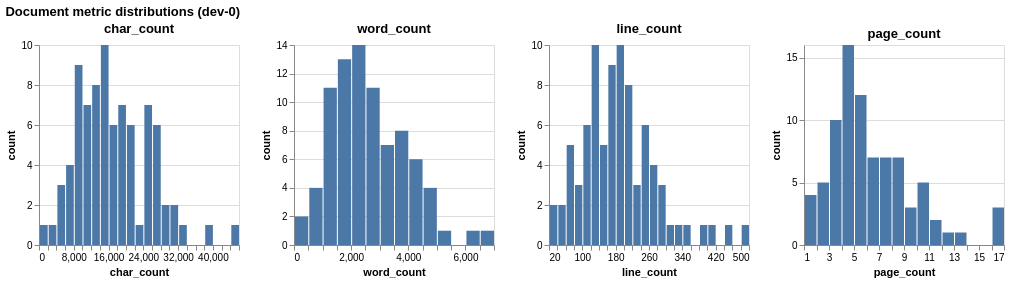

Write notebook code for a chart like this one.
### Code cell
check_distributions(val, "dev-0")

### Figure 1 — Vega-Lite specification as saved in the notebook (floating-point values rounded to 4 significant figures)
{"config": {"view": {"continuousWidth": 300, "continuousHeight": 300}}, "hconcat": [{"data": {"name": "data-5a68ecd874ec2780b000eeec45339c09"}, "mark": {"type": "bar"}, "encoding": {"x": {"bin": {"maxbins": 30}, "field": "char_count", "title": "char_count", "type": "quantitative"}, "y": {"aggregate": "count", "title": "count", "type": "quantitative"}}, "height": 200, "title": "char_count", "width": 200}, {"data": {"name": "data-b9a20eca0d5668736bfbca0dbdebc4e1"}, "mark": {"type": "bar"}, "encoding": {"x": {"bin": {"maxbins": 30}, "field": "word_count", "title": "word_count", "type": "quantitative"}, "y": {"aggregate": "count", "title": "count", "type": "quantitative"}}, "height": 200, "title": "word_count", "width": 200}, {"data": {"name": "data-83a3732173087f1f1aef74d8e72c4aa6"}, "mark": {"type": "bar"}, "encoding": {"x": {"bin": {"maxbins": 30}, "field": "line_count", "title": "line_count", "type": "quantitative"}, "y": {"aggregate": "count", "title": "count", "type": "quantitative"}}, "height": 200, "title": "line_count", "width": 200}, {"data": {"name": "data-a98adcd0b1dfc3fafe90430c87f682b9"}, "mark": {"type": "bar"}, "encoding": {"x": {"bin": {"maxbins": 30}, "field": "page_count", "title": "page_count", "type": "quantitative"}, "y": {"aggregate": "count", "title": "count", "type": "quantitative"}}, "height": 200, "title": "page_count", "width": 200}], "title": "Document metric distributions (dev-0)", "$schema": "https://vega.github.io/schema/vega-lite/v6.1.0.json", "datasets": {"data-5a68ecd874ec2780b000eeec45339c09": [{"char_count": 20679}, {"char_count": 24114}, {"char_count": 25507}, {"char_count": 18117}, {"char_count": 27277}, {"char_count": 6299}, {"char_count": 20465}, {"char_count": 25411}, {"char_count": 13663}, {"char_count": 5659}, {"char_count": 25028}, {"char_count": 12232}, {"char_count": 19158}, {"char_count": 10674}, {"char_count": 12395}, {"char_count": 20858}, {"char_count": 25909}, {"char_count": 11662}, {"char_count": 12282}, {"char_count": 10186}, {"char_count": 9386}, {"char_count": 14464}, {"char_count": 30256}, {"char_count": 14736}, {"char_count": 9808}, {"char_count": 14105}, {"char_count": 11427}, {"char_count": 17628}, {"char_count": 26358}, {"char_count": 14121}, {"char_count": 9827}, {"char_count": 18316}, {"char_count": 18627}, {"char_count": 13905}, {"char_count": 14309}, {"char_count": 9184}, {"char_count": 13886}, {"char_count": 16076}, {"char_count": 6693}, {"char_count": 12144}, {"char_count": 8961}, {"char_count": 17261}, {"char_count": 21250}, {"char_count": 15319}, {"char_count": 6758}, {"char_count": 26077}, {"char_count": 8162}, {"char_count": 26448}, {"char_count": 18502}, {"char_count": 15550}, {"char_count": 31127}, {"char_count": 5126}, {"char_count": 16916}, {"char_count": 12848}, {"char_count": 20240}, {"char_count": 14581}, {"char_count": 24229}, {"char_count": 1799}, {"char_count": 19982}, {"char_count": 16537}, {"char_count": 5077}, {"char_count": 20891}, {"char_count": 8478}, {"char_count": 11730}, {"char_count": 29533}, {"char_count": 14238}, {"char_count": 32095}, {"char_count": 17018}, {"char_count": 11634}, {"char_count": 26196}, {"char_count": 26877}, {"char_count": 9566}, {"char_count": 44097}, {"char_count": 15862}, {"char_count": 2814}, {"char_count": 9780}, {"char_count": 22790}, {"char_count": 11529}, {"char_count": 28625}, {"char_count": 7584}, {"char_count": 39462}, {"char_count": 18204}, {"char_count": 24931}], "data-b9a20eca0d5668736bfbca0dbdebc4e1": [{"word_count": 3104}, {"word_count": 3693}, {"word_count": 3942}, {"word_count": 2839}, {"word_count": 4269}, {"word_count": 977}, {"word_count": 3190}, {"word_count": 3883}, {"word_count": 2139}, {"word_count": 868}, {"word_count": 3752}, {"word_count": 1813}, {"word_count": 2985}, {"word_count": 1684}, {"word_count": 1880}, {"word_count": 3264}, {"word_count": 3937}, {"word_count": 1716}, {"word_count": 1925}, {"word_count": 1552}, {"word_count": 1415}, {"word_count": 2196}, {"word_count": 4669}, {"word_count": 2251}, {"word_count": 1421}, {"word_count": 2172}, {"word_count": 1724}, {"word_count": 2707}, {"word_count": 4036}, {"word_count": 2034}, {"word_count": 1484}, {"word_count": 2834}, {"word_count": 2800}, {"word_count": 2044}, {"word_count": 2119}, {"word_count": 1377}, {"word_count": 2135}, {"word_count": 2388}, {"word_count": 1029}, {"word_count": 1795}, {"word_count": 1348}, {"word_count": 2542}, {"word_count": 3294}, {"word_count": 2306}, {"word_count": 1040}, {"word_count": 4031}, {"word_count": 1134}, {"word_count": 4138}, {"word_count": 2785}, {"word_count": 2411}, {"word_count": 4849}, {"word_count": 756}, {"word_count": 2674}, {"word_count": 1973}, {"word_count": 3148}, {"word_count": 2282}, {"word_count": 3662}, {"word_count": 249}, {"word_count": 3142}, {"word_count": 2620}, {"word_count": 747}, {"word_count": 3214}, {"word_count": 1291}, {"word_count": 1799}, {"word_count": 4613}, {"word_count": 2144}, {"word_count": 5021}, {"word_count": 2581}, {"word_count": 1700}, {"word_count": 4043}, {"word_count": 4209}, {"word_count": 1404}, {"word_count": 6612}, {"word_count": 2387}, {"word_count": 421}, {"word_count": 1548}, {"word_count": 3551}, {"word_count": 1681}, {"word_count": 4517}, {"word_count": 1167}, {"word_count": 6140}, {"word_count": 2743}, {"word_count": 3790}], "data-83a3732173087f1f1aef74d8e72c4aa6": [{"line_count": 223}, {"line_count": 300}, {"line_count": 253}, {"line_count": 202}, {"line_count": 282}, {"line_count": 83}, {"line_count": 179}, {"line_count": 263}, {"line_count": 183}, {"line_count": 71}, {"line_count": 328}, {"line_count": 151}, {"line_count": 211}, {"line_count": 116}, {"line_count": 119}, {"line_count": 197}, {"line_count": 250}, {"line_count": 120}, {"line_count": 201}, {"line_count": 169}, {"line_count": 125}, {"line_count": 181}, {"line_count": 391}, {"line_count": 120}, {"line_count": 64}, {"line_count": 194}, {"line_count": 120}, {"line_count": 167}, {"line_count": 246}, {"line_count": 94}, {"line_count": 125}, {"line_count": 195}, {"line_count": 165}, {"line_count": 130}, {"line_count": 240}, {"line_count": 101}, {"line_count": 214}, {"line_count": 132}, {"line_count": 71}, {"line_count": 196}, {"line_count": 80}, {"line_count": 153}, {"line_count": 203}, {"line_count": 166}, {"line_count": 72}, {"line_count": 293}, {"line_count": 76}, {"line_count": 275}, {"line_count": 198}, {"line_count": 143}, {"line_count": 289}, {"line_count": 44}, {"line_count": 205}, {"line_count": 204}, {"line_count": 195}, {"line_count": 164}, {"line_count": 223}, {"line_count": 26}, {"line_count": 187}, {"line_count": 200}, {"line_count": 58}, {"line_count": 181}, {"line_count": 105}, {"line_count": 150}, {"line_count": 418}, {"line_count": 134}, {"line_count": 349}, {"line_count": 165}, {"line_count": 134}, {"line_count": 263}, {"line_count": 266}, {"line_count": 111}, {"line_count": 493}, {"line_count": 152}, {"line_count": 34}, {"line_count": 116}, {"line_count": 223}, {"line_count": 124}, {"line_count": 258}, {"line_count": 163}, {"line_count": 452}, {"line_count": 174}, {"line_count": 248}], "data-a98adcd0b1dfc3fafe90430c87f682b9": [{"page_count": 4}, {"page_count": 10}, {"page_count": 8}, {"page_count": 4}, {"page_count": 10}, {"page_count": 3}, {"page_count": 4}, {"page_count": 8}, {"page_count": 7}, {"page_count": 5}, {"page_count": 10}, {"page_count": 4}, {"page_count": 7}, {"page_count": 5}, {"page_count": 4}, {"page_count": 8}, {"page_count": 8}, {"page_count": 4}, {"page_count": 3}, {"page_count": 4}, {"page_count": 3}, {"page_count": 5}, {"page_count": 17}, {"page_count": 6}, {"page_count": 1}, {"page_count": 5}, {"page_count": 5}, {"page_count": 6}, {"page_count": 5}, {"page_count": 3}, {"page_count": 4}, {"page_count": 6}, {"page_count": 5}, {"page_count": 4}, {"page_count": 4}, {"page_count": 3}, {"page_count": 10}, {"page_count": 4}, {"page_count": 2}, {"page_count": 2}, {"page_count": 2}, {"page_count": 5}, {"page_count": 6}, {"page_count": 4}, {"page_count": 3}, {"page_count": 13}, {"page_count": 2}, {"page_count": 7}, {"page_count": 7}, {"page_count": 6}, {"page_count": 9}, {"page_count": 1}, {"page_count": 8}, {"page_count": 8}, {"page_count": 7}, {"page_count": 4}, {"page_count": 7}, {"page_count": 1}, {"page_count": 6}, {"page_count": 12}, {"page_count": 2}, {"page_count": 4}, {"page_count": 5}, {"page_count": 6}, {"page_count": 11}, {"page_count": 3}, {"page_count": 11}, {"page_count": 5}, {"page_count": 4}, {"page_count": 10}, {"page_count": 9}, {"page_count": 3}, {"page_count": 16}, {"page_count": 5}, {"page_count": 1}, {"page_count": 4}, {"page_count": 9}, {"page_count": 3}, {"page_count": 7}, {"page_count": 3}, {"page_count": 17}, {"page_count": 5}, {"page_count": 8}]}}
